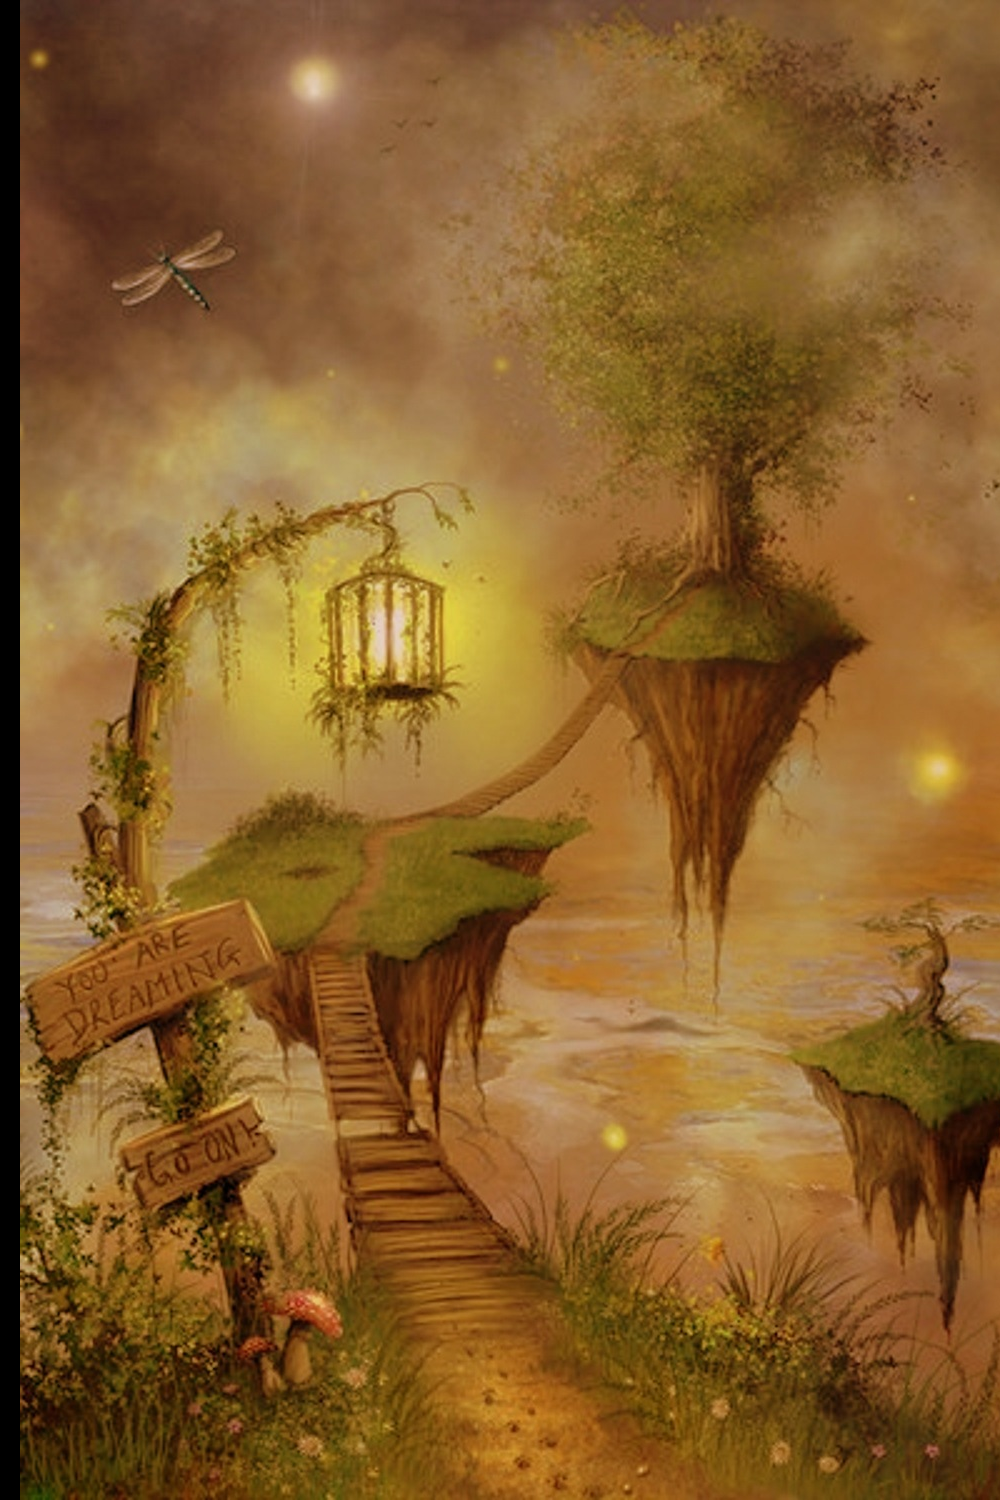

Rendered tile map (Tiled .tmx) drawn with the repository's tilesets; below, a short description and the map source with its tile grids summarised:
An orthogonal 50x75 tile map with 20x20 px tiles, 3 tile layers (Tile Layer 1, Tile Layer 2, Tile Layer 3), 1 hidden layer not drawn, 2 tilesets.

<map version="1.0" orientation="orthogonal" renderorder="right-down" width="50" height="75" tilewidth="20" tileheight="20" nextobjectid="1">
 <tileset firstgid="1" name="12" tilewidth="20" tileheight="20">
  <image source="../images/12.jpg" width="1000" height="1500" />
 </tileset>
 <tileset firstgid="3751" name="collision" tilewidth="20" tileheight="20">
  <image source="../images/collision.png" width="64" height="32" />
 </tileset>
 <layer name="Tile Layer 1" width="50" height="75">
  <data>[3750 cells, 3675 non-empty, 3675 distinct tile ids]</data>
 </layer>
 <layer name="Tile Layer 2" width="50" height="75">
  <data>[3750 cells, 0 non-empty, 0 distinct tile ids]</data>
 </layer>
 <layer name="Tile Layer 3" width="50" height="75">
  <data>[3750 cells, 0 non-empty, 0 distinct tile ids]</data>
 </layer>
 <layer name="Tile Layer 4" width="50" height="75" visible="0">
  <data>[3750 cells, 384 non-empty, 1 distinct tile ids]</data>
 </layer>
</map>
